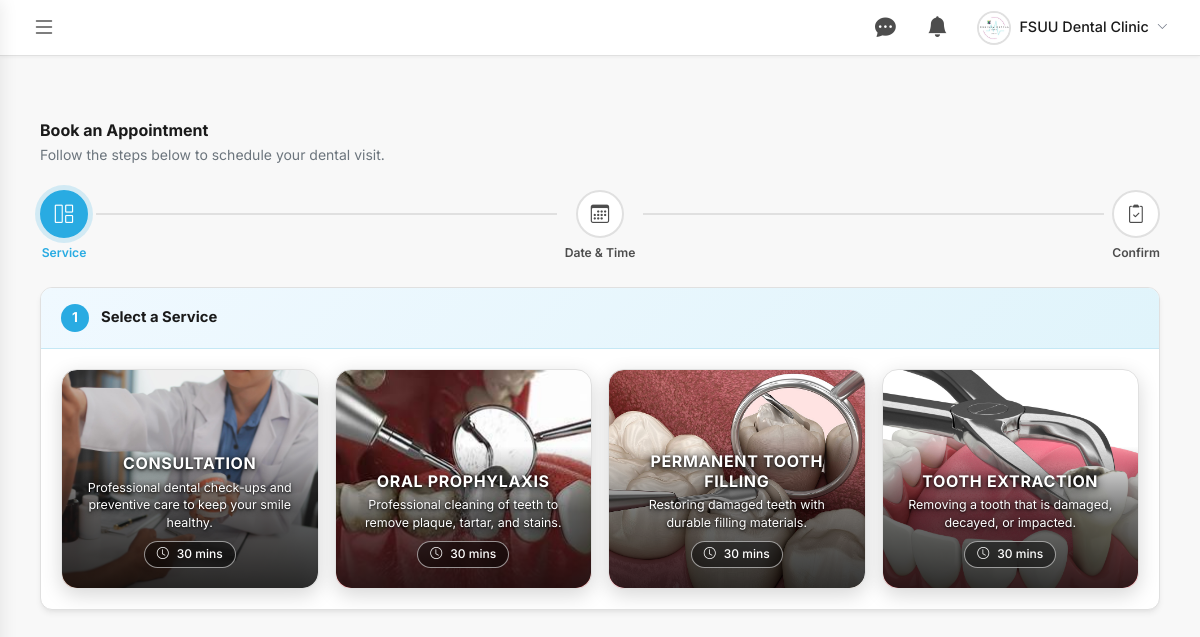
The page /patient/book-appointment.php (signed in) on the database its author committed.
### tables this page shows
CREATE TABLE `services` (
  `service_id` int(11) NOT NULL,
  `service_name` varchar(150) NOT NULL,
  `description` text DEFAULT NULL,
  `duration_minutes` int(11) NOT NULL DEFAULT 30,
  `is_active` tinyint(1) NOT NULL DEFAULT 1
);

### patient/book-appointment.php (the view, shortened to what this page needs)
<?php
$db = getDB();
$services_result = $db->query("SELECT * FROM services WHERE is_active = 1 ORDER BY service_name");
$services = $services_result->fetch_all(MYSQLI_ASSOC);
function serviceBgImage(string $name): string {
    $n = strtolower($name);
    if (str_contains($n, 'clean') || str_contains($n, 'prophyl'))  return '../img/cleaning.jpg';
    if (str_contains($n, 'consult') || str_contains($n, 'exam'))   return '../img/consultation.jpg';
    if (str_contains($n, 'extract') || str_contains($n, 'remov'))  return '../img/extractions.jpg';
    if (str_contains($n, 'fill') || str_contains($n, 'restor') || str_contains($n, 'pasta'))    return '../img/filling.jpg';
    return '';
}
?>
<!DOCTYPE html>
<html lang="en">
<head>
    <link href="https://cdn.jsdelivr.net/npm/bootstrap@5.1.3/dist/css/bootstrap.min.css" rel="stylesheet">
    <link rel="stylesheet" href="https://cdn.jsdelivr.net/npm/bootstrap-icons@1.8.1/font/bootstrap-icons.css">
    <link rel="stylesheet" href="https://cdn.jsdelivr.net/npm/fullcalendar@5.11.0/main.min.css">
    <link rel="stylesheet" href="../assets/css/style.css">
    <link rel="stylesheet" href="../assets/css/patient-dashboard.css">
    <link rel="stylesheet" href="../assets/css/patient-book-appointment.css?v=15">
</head>
<body>
<div class="dashboard-wrapper">
    <div class="main-content">
        <?php include '../includes/patient-topbar.php'; ?>
        <div class="container-fluid my-4">
            <div class="mb-4">
                <h4 class="fw-bold mb-1">Book an Appointment</h4>
                <p class="text-muted mb-0">Follow the steps below to schedule your dental visit.</p>
            </div>
            <div class="booking-steps mb-4">
                <div class="step active" id="step-dot-1">
                    <div class="step-circle"><i class="bi bi-grid-1x2"></i></div>
                    <span class="step-label">Service</span>
                </div>
                <div class="step-line"></div>
                <div class="step" id="step-dot-2">
                    <div class="step-circle"><i class="bi bi-calendar3"></i></div>
                    <span class="step-label">Date & Time</span>
                </div>
                <div class="step-line"></div>
                <div class="step" id="step-dot-3">
                    <div class="step-circle"><i class="bi bi-clipboard2-check"></i></div>
                    <span class="step-label">Confirm</span>
                </div>
            </div>
            <div class="row g-4">
                <div class="col-lg-8" id="panelCol">
                    <div class="booking-panel" id="step1">
                        <div class="booking-panel-header">
                            <span class="step-badge">1</span>
                            <h5 class="mb-0">Select a Service</h5>
                        </div>
                        <div class="booking-panel-body">
                            <?php if (empty($services)): ?>
                                <div class="text-center py-4 text-muted">
                                    <i class="bi bi-exclamation-circle fs-2 d-block mb-2"></i>
                                    No services are currently available.
                                </div>
                            <?php else: ?>
                            <div class="row g-3" id="servicesGrid">
                                <?php foreach ($services as $svc):
                                    $bgImg = serviceBgImage($svc['service_name']);
                                    $bgStyle = $bgImg ? "style=\"background-image:url('{$bgImg}')\"" : '';
                                    $hasBg = $bgImg ? ' has-bg-image' : '';
                                ?>
                                <div class="col-6 col-md-3">
                                    <div class="service-card<?php echo $hasBg; ?>"
                                         data-service-id="<?php echo $svc['service_id']; ?>"
                                         data-service-name="<?php echo htmlspecialchars($svc['service_name']); ?>"
                                         data-service-duration="<?php echo $svc['duration_minutes']; ?>"
                                         <?php echo $bgStyle; ?>>
                                        <?php if ($bgImg): ?>
                                        <div class="service-card-overlay"></div>
                                        <?php endif; ?>
                                        <h6 class="service-card-title"><?php echo htmlspecialchars($svc['service_name']); ?></h6>
                                        <p class="service-card-desc"><?php echo htmlspecialchars($svc['description'] ?? ''); ?></p>
                                        <span class="service-card-duration">
                                            <i class="bi bi-clock me-1"></i><?php echo $svc['duration_minutes']; ?> mins
                                        </span>
                                    </div>
                                </div>
                                <?php endforeach; ?>
                            </div>
                            <?php endif; ?>
                        </div>
                    </div>
                </div>
            </div>
        </div>
    </div>
</div>
</body>
</html>

### assets/css/style.css (style rules this page uses)
:root { --primary-color: #29ABE2; --primary-color-hover: #1C9DD6; --secondary-bg: #F8F8F8; --primary-text: #1A1A1A; --accent-color: #E0F4FB; --bg-white: #FFFFFF; --text-light: #4D4D4D; --text-muted: #4D4D4D; --border-color: #E0E0E0; --sidebar-dark: #1A1A1A; --sidebar-text: #4D4D4D; --sidebar-active: #29ABE2; --teal: #29ABE2; --teal-hover: #1C9DD6; --teal-light: #E0F4FB; --card-shadow: 0 4px 6px -1px rgb(0 0 0 / 0.07), 0 2px 4px -2px rgb(0 0 0 / 0.05); --card-shadow-hover: 0 10px 15px -3px rgb(0 0 0 / 0.08), 0 4px 6px -4px rgb(0 0 0 / 0.05); --fs-xs: 0.7rem; --fs-sm: 0.8rem; --fs-base: 0.875rem; --fs-md: 0.95rem; --fs-lg: 1.1rem; --fs-xl: 1.35rem; --fs-2xl: 1.6rem; --fw-normal: 400; --fw-medium: 500; --fw-semi: 600; --fw-bold: 700; }
*, *::before, *::after { box-sizing: border-box; }
body { font-family: 'Inter', system-ui, -apple-system, sans-serif; font-size: var(--fs-base); background-color: #F8F8F8; color: var(--primary-text); line-height: 1.55; -webkit-font-smoothing: antialiased; }
h1, h2, h3, h4, h5, h6 { font-family: 'Inter', system-ui, sans-serif; line-height: 1.25; color: var(--primary-text); margin-top: 0; }
h4 { font-size: 1rem; font-weight: var(--fw-bold); }
h5 { font-size: 0.925rem; font-weight: var(--fw-bold); }
h6 { font-size: var(--fs-xs); font-weight: var(--fw-semi); color: var(--text-light); letter-spacing: 0.06em; text-transform: uppercase; }

### assets/css/patient-dashboard.css (style rules this page uses)
body { background-color: var(--bg-white); margin: 0; overflow-x: hidden; color: var(--primary-text); }
.dashboard-wrapper { display: flex; min-height: 100vh; }
.main-content { flex-grow: 1; margin-left: 0; padding: 2.5rem; width: 100%; background-color: #F8F8F8; }
.service-card { transition: all 0.2s cubic-bezier(0.4, 0, 0.2, 1); border: 1px solid var(--border-color) !important; border-radius: 12px; }
.main-content { padding-top: calc(2.5rem + 56px) !important; }

### rows shown on the page
services: shows a picture, service_name "CONSULTATION", description "Professional dental check-ups and preventive care to keep your smile healthy.", duration_minutes "30"
services: shows a picture, service_name "ORAL PROPHYLAXIS", description "Professional cleaning of teeth to remove plaque, tartar, and stains.", duration_minutes "30"
services: shows a picture, service_name "PERMANENT TOOTH FILLING", description "Restoring damaged teeth with durable filling materials.", duration_minutes "30"
services: shows a picture, service_name "TOOTH EXTRACTION", description "Removing a tooth that is damaged, decayed, or impacted.", duration_minutes "30"

### other values the page prints
$ptFullName "FSUU Dental Clinic"
